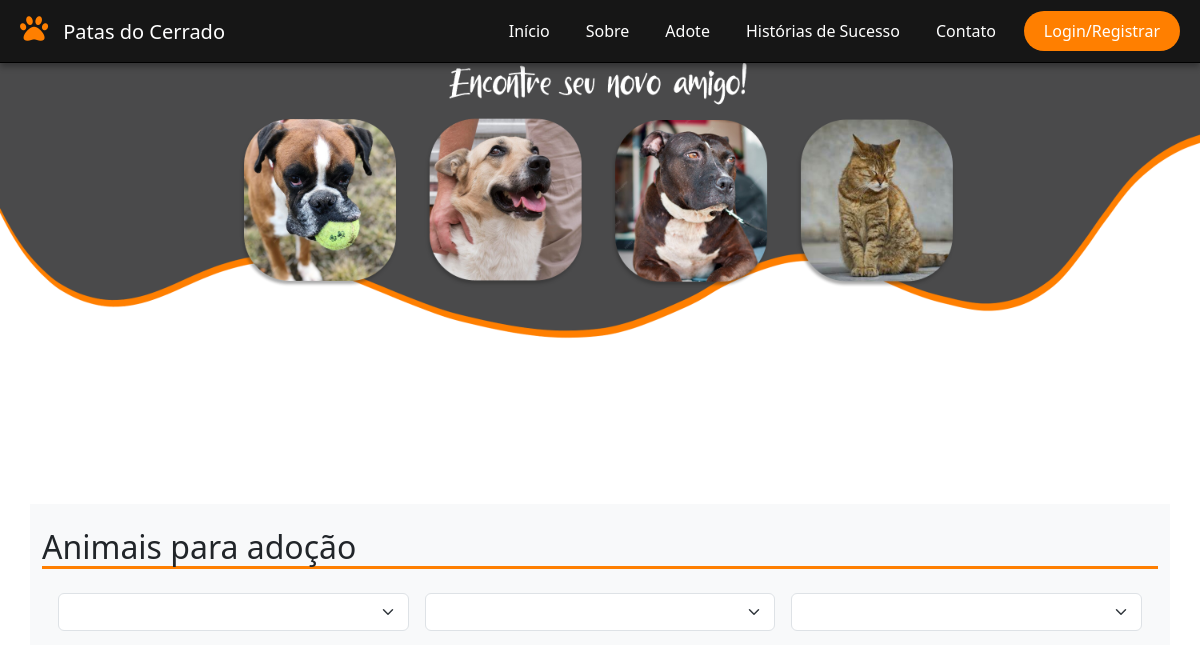
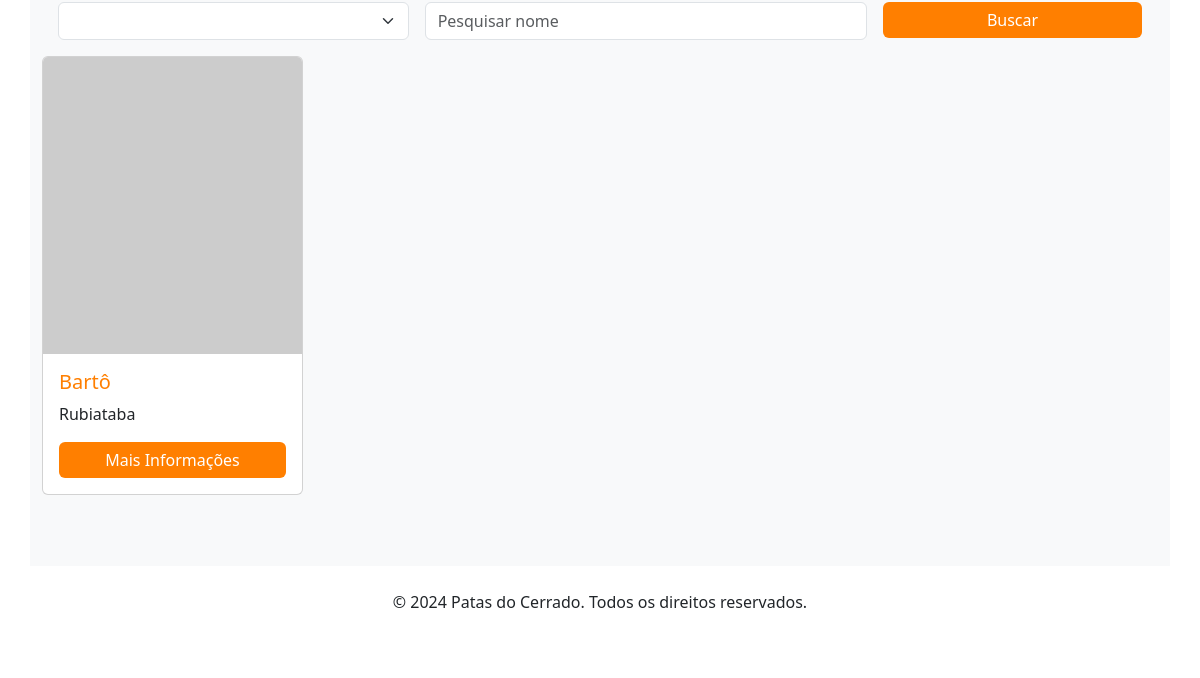
The page /AnimaisAdotar on the database as committed earlier (2 pictures, top to bottom).
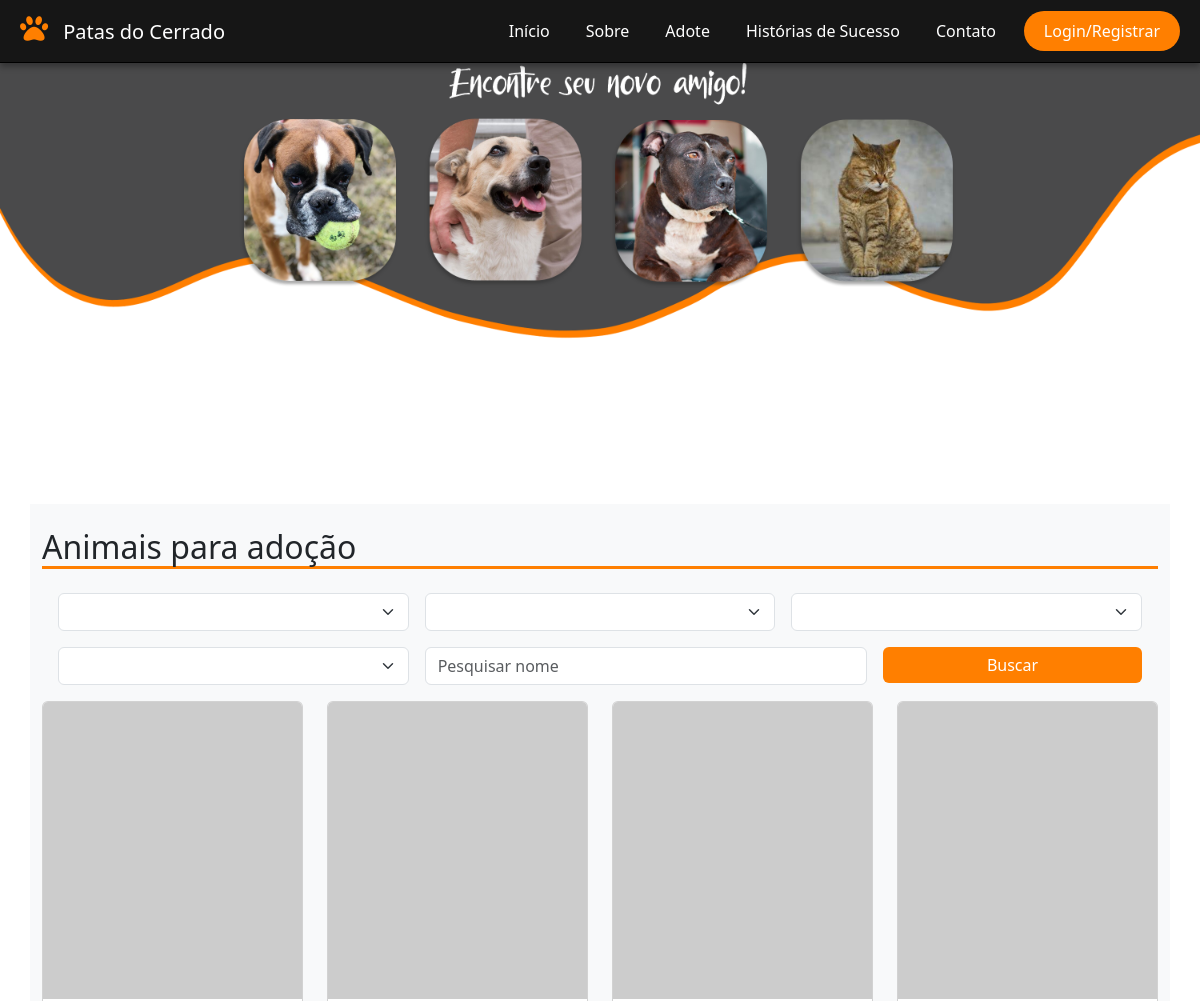
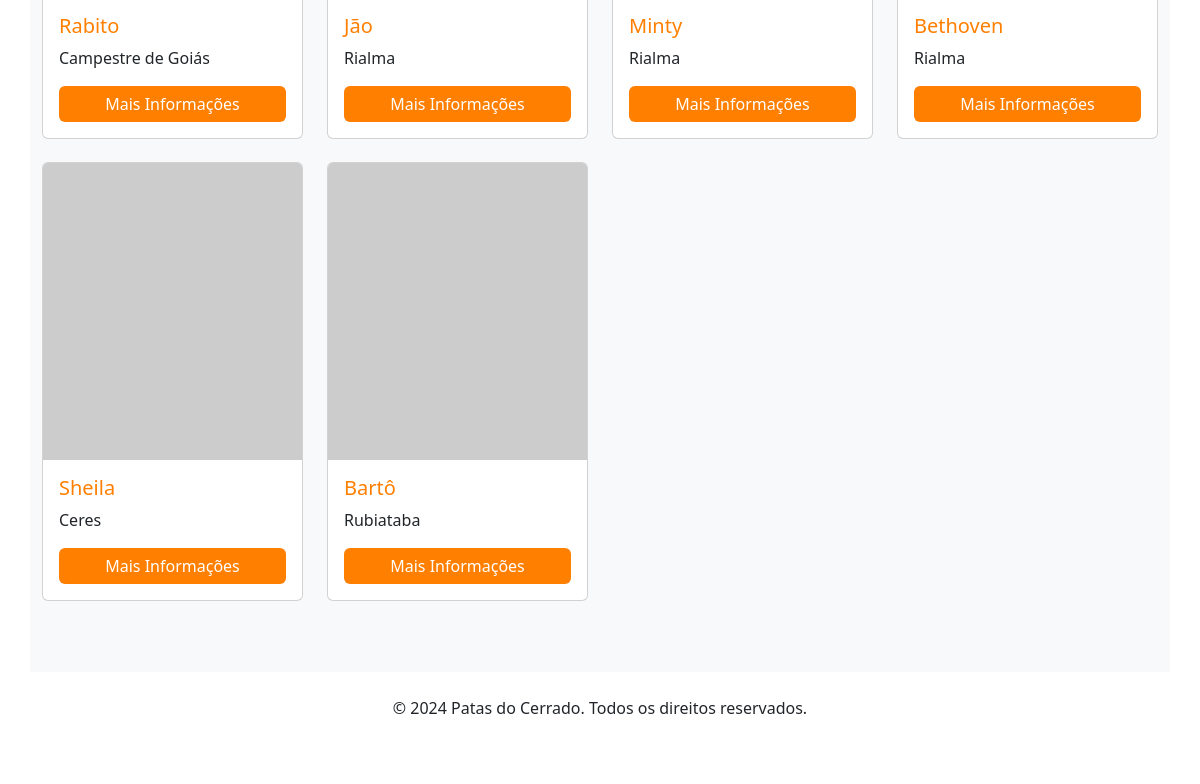
The same page on the database as committed later (2 pictures, top to bottom).
### tables this page shows
CREATE TABLE IF NOT EXISTS `animal` (
    `ID` INT NOT NULL AUTO_INCREMENT,
    `nome` VARCHAR(100) NOT NULL,
    `foto` BLOB NULL,
    `descricao` VARCHAR(200) NULL,
    `usuario_ID` INT NOT NULL,
    `cidade_ID` INT NOT NULL,
    `porte_ID` INT NOT NULL,
    `idade_ID` INT NOT NULL,
    `especie_ID` INT NOT NULL,
    `genero_ID` INT NOT NULL,
    `animalcol` VARCHAR(45) NULL,
    `statusAdocao_ID` INT NOT NULL,
    PRIMARY KEY (`ID`),
    CONSTRAINT `fk_animal_usuario1`
        FOREIGN KEY (`usuario_ID`)
        REFERENCES `usuario` (`ID`)
        ON DELETE NO ACTION
        ON UPDATE NO ACTION,
	CONSTRAINT `fk_animal_cidade`
        FOREIGN KEY (`cidade_ID`)
        REFERENCES `cidade` (`ID`)
        ON DELETE NO ACTION
        ON UPDATE NO ACTION,
    CONSTRAINT `fk_animal_porte1`
        FOREIGN KEY (`porte_ID`)
        REFERENCES `porte` (`ID`)
        ON DELETE NO ACTION
        ON UPDATE NO ACTION,
    CONSTRAINT `fk_animal_idade1`
        FOREIGN KEY (`idade_ID`)
        REFERENCES `idade` (`ID`)
        ON DELETE NO ACTION
        ON UPDATE NO ACTION,
    CONSTRAINT `fk_animal_especie1`
        FOREIGN KEY (`especie_ID`)
        REFERENCES `especie` (`ID`)
        ON DELETE NO ACTION
        ON UPDATE NO ACTION,
    CONSTRAINT `fk_animal_genero1`
        FOREIGN KEY (`genero_ID`)
        REFERENCES `genero` (`ID`)
        ON DELETE NO ACTION
        ON UPDATE NO ACTION,
    CONSTRAINT `fk_animal_statusAdoção1`
        FOREIGN KEY (`statusAdocao_ID`)
        REFERENCES `statusAdocao` (`ID`)
        ON DELETE NO ACTION
        ON UPDATE NO ACTION);

CREATE TABLE IF NOT EXISTS `cidade` (
	`ID` INT NOT NULL AUTO_INCREMENT,
	`nome` VARCHAR(100) NOT NULL,
	PRIMARY KEY (`ID`));

### Controller/AnimaisAdotar.php (called while the page is built, shortened)
<?php
    class AnimaisAdotar extends Controller{
        public function index(){
            $animais = new Animal();
            $form = new Formulario();
            $data['especies'] = $form->listarTabela('especie');
            $data['generos'] = $form->listarTabela('genero');
            $data['portes'] = $form->listarTabela('porte');
            $data['cidades'] = $form->listarTabela('cidade');
            $join = "cidade ON animal.cidade_ID = cidade.ID";
            $order = "animal.ID DESC";
            $fields = "animal.ID, animal.nome AS 'animalNome', cidade.nome AS 'cidadeNome'";
            $where['animal.statusAdocao_ID'] = "statusAdocao_ID = 1";
            $where = implode(" AND ", $where);
            $data['animais'] = $animais->select($join, $where, $order, null, $fields);
            $this->view('animaisadotar', $data);
        }
    }

### Core/App.php (called while the page is built, shortened)
<?php
    class App{
        private $method = "index";
        private function separarURL(){
            $URL = $_GET['url'] ?? 'home';
            $URL = explode("/", trim($URL, "/"));
            return $URL;
        }
        public function carregarController(){
            $URL = $this->separarURL();
            $controller = new $this->controller;
            call_user_func_array([$controller, $this->method], $URL);
        }
    }

### index.php (called while the page is built, shortened)
<?php
    $app = new App;
    $app->carregarController();

### Core/Database.php (called while the page is built, shortened)
<?php
    Trait Database{
        private $connection;
        private function connect(){
            try{
                $db = "mysql:hostname=".DB_host.";dbname=".DB_name;
                $this->connection = new PDO($db, DB_user, DB_password);
                $this->connection->setAttribute(PDO::ATTR_ERRMODE,PDO::ERRMODE_EXCEPTION);
              }catch(PDOException $e){
                die('ERROR: '.$e->getMessage());
              }
        }
        public function query($query, $data = []){
                $stm = $this->connection->prepare($query);
                $check = $stm->execute($data);
                if($check){
                    $result = $stm->fetchAll(PDO::FETCH_OBJ);
                    if(is_array($result) && count($result)){
                        return $result;
                    }
                }
                return [];
        }
    }

### Core/Model.php (called while the page is built, shortened)
<?php
    class Model{
        protected $table;
        public function select($join = null, $where = null, $order = null, $limit = null,$fields = '*'){
            @$join = strlen($join) ? 'INNER JOIN '.$join : '';
            @$where = strlen($where) ? 'WHERE '.$where : '';
            @$order = strlen($order) ? 'ORDER BY '.$order : '';
            @$limit = strlen($limit) ? 'LIMIT '.$limit : '';
            $query = 'SELECT '.$fields.' FROM '.$this->table.' '.$join.' '.$where.' '.$order.' '.$limit;
            return $this->query($query);
        }
    }

### View/animaisadotar.view.php (the view, shortened to what this page needs)
<!DOCTYPE html>
    <html lang="en">
        <head>
            <link href="assets/css/bootstrap/css/bootstrap.min.css" rel="stylesheet">
            <link href="https://cdnjs.cloudflare.com/ajax/libs/font-awesome/5.15.4/css/all.min.css" rel="stylesheet">
            <link href="assets/css/dropdown.css" rel="stylesheet">
        </head>
        <body>
            <?php
                if(!empty($_SESSION['USUARIO'])){
                    include ("View/header/navLogado.php");
                }else{
                    include ("View/header/nav.php");
                }
            ?>
            <div>
                <br><br><br><br><br><br><br><br><br><br><br><br><br><br><br><br><br><br><br><br><br>
            </div>
            <div class="container pt-4 pb-5 bg-light">
                <h2>
                    Animais para adoção
                </h2>
                <div class="container-fluid p-3">
                    <div class="row">
                        <form id="animaisAdotarForm" class="d-flex center" method="POST">
                            <div class="row g-3">
                                <div class="form-group col-4">
                                    <select class="form-select" id="especie_ID" name="especie_ID" form="animaisAdotarForm">
                                    </select>
                                </div>
                                <div class="form-group col-4">
                                    <select class="form-select" id="genero_ID" name="genero_ID" form="animaisAdotarForm">
                                    </select>
                                </div>
                                <div class="form-group col-4">
                                    <select class="form-select" id="porte_ID" name="porte_ID" form="animaisAdotarForm">
                                    </select>
                                </div>
                                <div class="form-group col-4">
                                    <select class="form-select" id="cidade_ID" name="cidade_ID" form="animaisAdotarForm">
                                    </select>
                                </div>
                                <div class="form-group col-5">
                                    <input form="animaisAdotarForm" class="form-control" name="pesquisa" id="pesquisa" type="search" value="" placeholder="Pesquisar nome" aria-label="Search">
                                </div>
                                <div class="col-3">
                                    <button class="btn btn-primary col-12" type="submit">Buscar</button>
                                </div>
                            </div>
                        </form>
                    </div>
                </div>
                <div class="row">
                    <?php
                        if(!empty($animais)){
                            foreach($animais as $x){
                            ?>
                                <div class="col-sm-12 col-md-6 col-lg-3">
                                    <div class="card" style="width: 100%">
                                        <img src="https://via.placeholder.com/400x300" class="card-img-top" alt="Pet 1">
                                        <div class="card-body">
                                            <h5 class="card-title">
                                                <?php
                                                    echo $x->animalNome;
                                                ?>
                                            </h5>
                                            <p class="card-text">
                                                <?php
                                                    echo $x->cidadeNome;
                                                ?>
                                            </p>
                                            <a href="adopt?pet=rex" class="btn btn-primary">Mais Informações</a>
                                        </div>
                                    </div>
                                </div>
                            <?php
                            }
                        }else{
                            ?>
                                <h4>Não há animais cadastrados</h4>
                            <?php
                        }
                    ?>
                </div>
            </div>
            <footer class="footer py-4 mt-auto">
                <div class="container text-center">
                    <p>&copy; 2024 Patas do Cerrado. Todos os direitos reservados.</p>
                    <div class="social-icons">
                        <a href="#" class="text-white mr-3"><i class="fab fa-facebook-f"></i></a>
                        <a href="#" class="text-white mr-3"><i class="fab fa-twitter"></i></a>
                        <a href="#" class="text-white"><i class="fab fa-instagram"></i></a>
                    </div>
                </div>
            </footer>
        </body>
    </html>

### Core/Controller.php (shortened to what this page needs)
<?php
    class Controller{
        public function view($nome, $data = []){
            $arquivo = "View/".$nome.".view.php";
            if(file_exists($arquivo)){
                require $arquivo;
            }else{
                $arquivo = "View/_404.view.php";
                require $arquivo;
            }
        }
    }

### View/header/nav.php (shortened to what this page needs)
<header>
    <nav class="navbar navbar-expand-lg navbar-dark">
        <a class="navbar-brand" href="home"><i class="fas fa-paw"></i> Patas do Cerrado</a>
        <div class="collapse navbar-collapse" id="navbarNav">
            <ul class="navbar-nav ml-auto align-items-center ms-auto">
                <li class="nav-item">
                    <a class="nav-link" href="#">Início</a>
                </li>
                <li class="nav-item">
                    <a class="nav-link" href="#about">Sobre</a>
                </li>
                <li class="nav-item">
                    <a class="nav-link" href="#adopt">Adote</a>
                </li>
                <li class="nav-item">
                    <a class="nav-link" href="#success-stories">Histórias de Sucesso</a>
                </li>
                <li class="nav-item">
                    <a class="nav-link" href="#contact">Contato</a>
                </li>
                <li class="nav-item">
                    <a class="btn btn-primary" href="login">Login/Registrar</a>
                </li>
            </ul>
        </div>
    </nav>
</header>

### View/animaisadotar.view.php (style rules this page uses)
body { background-image: url("assets/imagens/Fundo/fundoanimais.png"); background-repeat: no-repeat; background-size: contain; }
.card { display: flex; flex-direction: column; height: 95%; }
.card img { height: 20rem; object-fit: cover; }
.card-body { flex-grow: 1; display: flex; flex-direction: column; justify-content: space-between; }
.card-title { color: #ff7f00; }
.btn-primary { background-color: #ff7f00; border: none; transition: background-color 0.3s ease; }
h2 { border-bottom: solid; border-color: #ff7f00; }
.navbar { background: rgba(0, 0, 0, 0.7); border-bottom: 1px solid #000000; padding: 10px 20px; box-shadow: 0 4px 6px rgba(0, 0, 0, 0.3); width: 100%; position: fixed; top: 0; z-index: 1000; }
.navbar-brand i { font-size: 1.75rem; margin-right: 10px; color: #ff7f00; }
.navbar-nav .nav-link { color: #ffffff; margin-right: 20px; font-size: 1rem; transition: color 0.3s ease; }
.navbar-nav .btn-primary { padding: 8px 20px; border-radius: 20px; font-size: 1rem; background-color: #ff7f00; border: none; transition: background-color 0.3s ease; }

Rows that differ between the two databases and show on the page:
added animal: nome "Rabito", cidade_ID.nome "Campestre de Goiás"
added animal: nome "Jão", cidade_ID.nome "Rialma"
added animal: nome "Minty", cidade_ID.nome "Rialma"
added animal: nome "Bethoven", cidade_ID.nome "Rialma"
added animal: nome "Sheila", cidade_ID.nome "Ceres"
